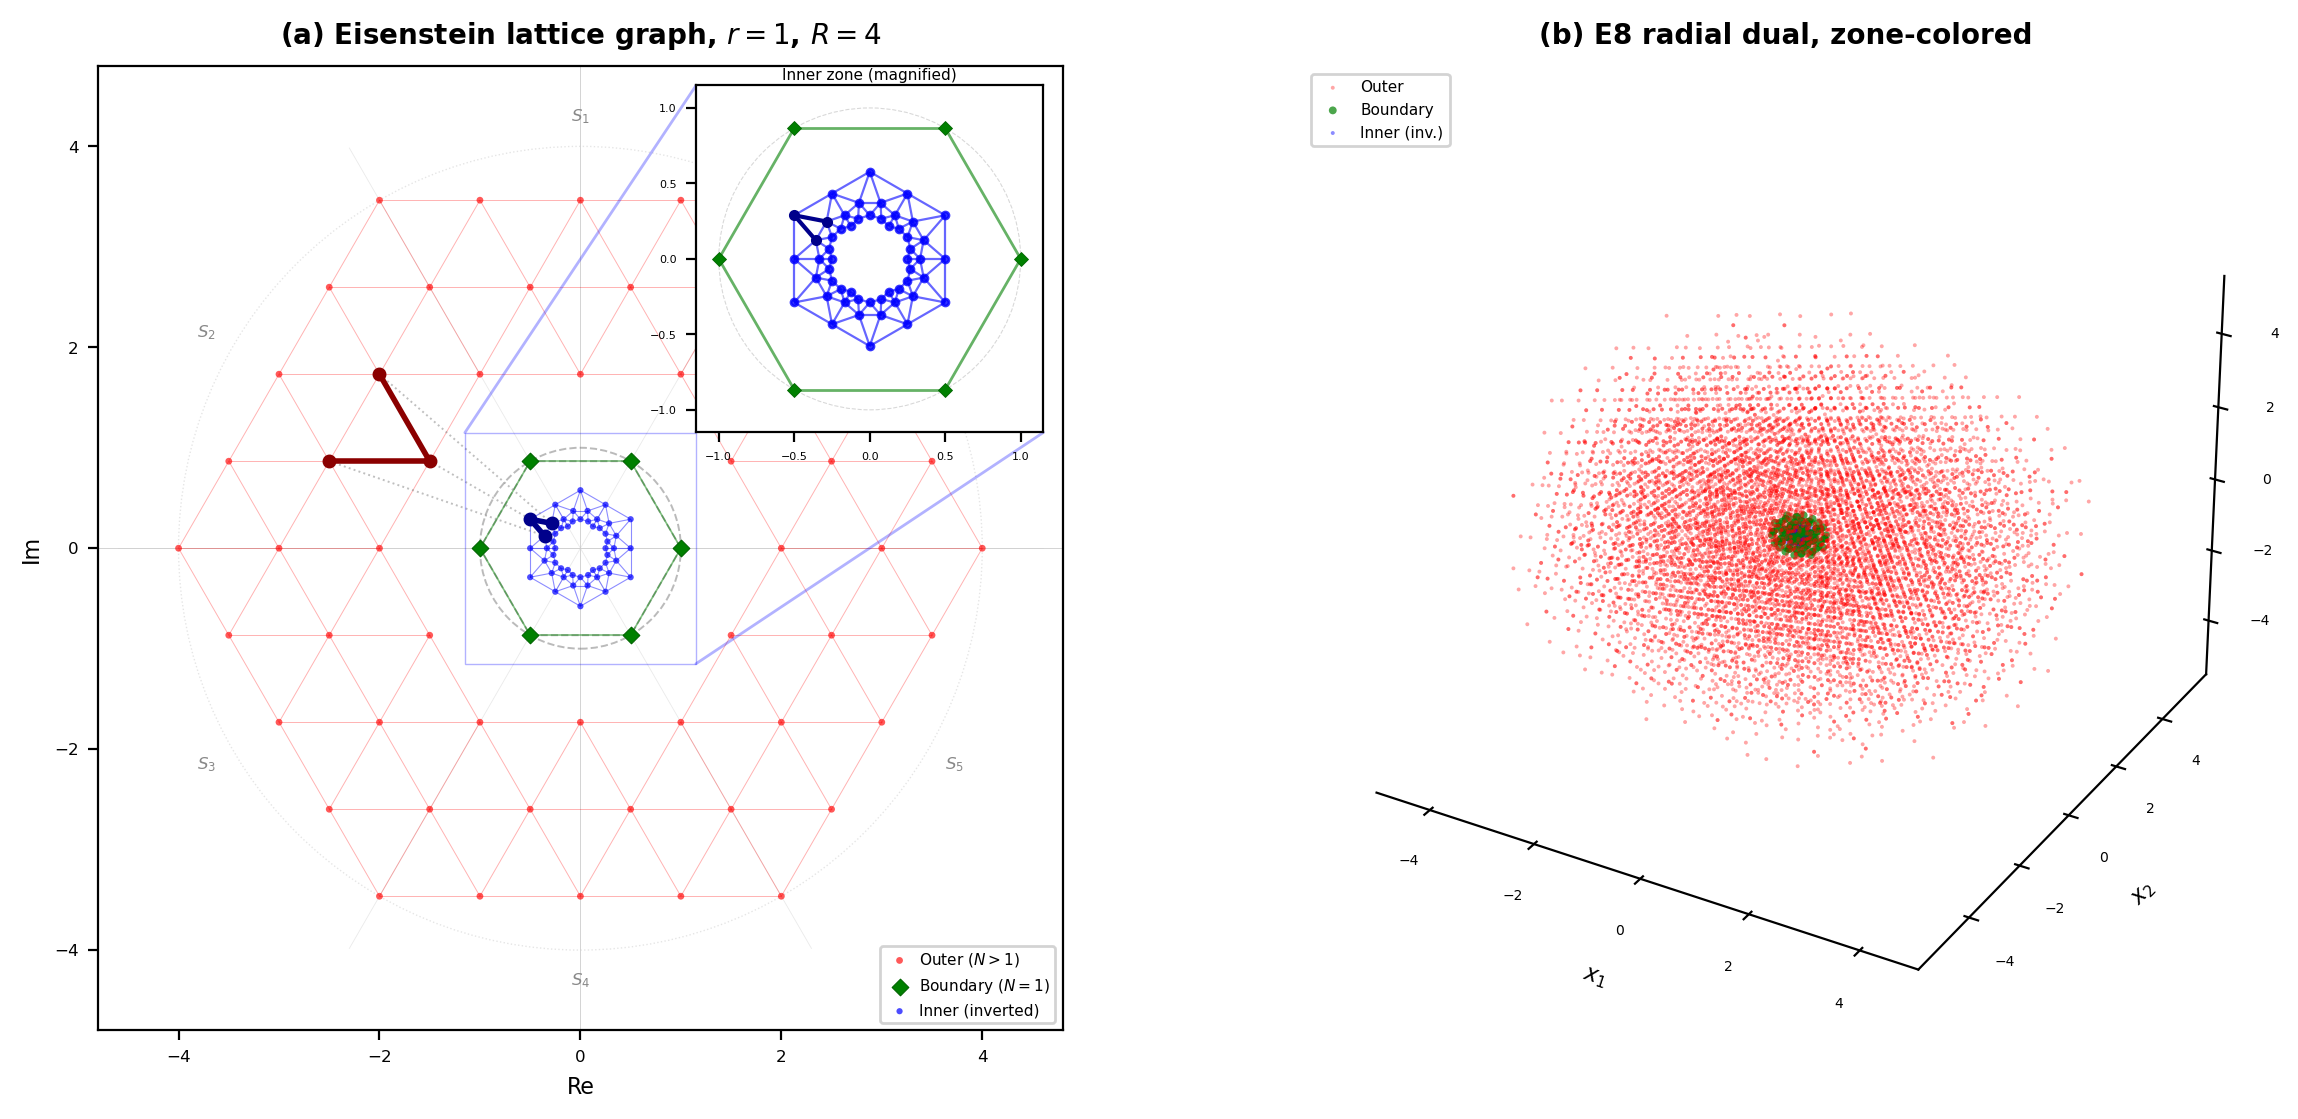

Source code (Python):
#!/usr/bin/env python3
"""
Radial Dual Lattice Graphs — 2-Panel Figure
============================================
Panel (a): 2D Eisenstein lattice with zone-colored graph edges
Panel (b): 3D E8 radial dual with zone coloring

Output: radial_dual_lattice_graphs.png / .pdf

Reference: Schmidt & Irwin (2026), Sections 2 & 5
"""

import time
import numpy as np
from itertools import product as iprod

import matplotlib
matplotlib.use('Agg')
import matplotlib.pyplot as plt
from mpl_toolkits.mplot3d import Axes3D  # noqa: F401
from matplotlib.collections import LineCollection
from matplotlib.patches import Circle
import matplotlib.gridspec as gridspec

SQRT3 = np.sqrt(3)


# ═══════════════════════════════════════════════════════════════════
# Panel (a): 2D Eisenstein Lattice Graph
# ═══════════════════════════════════════════════════════════════════

def eisenstein_xy(m, n):
    """Lattice coords (m, n) -> Cartesian (x, y) for z = m + n*omega."""
    return m - n / 2.0, n * SQRT3 / 2.0


def eisenstein_N(m, n):
    """Eisenstein norm squared: N(m + n*omega) = m^2 - m*n + n^2."""
    return m * m - m * n + n * n


# Nearest-neighbor unit differences in (m, n) space
# Full set of 6 Eisenstein units: (1,0),(-1,0),(0,1),(0,-1),(-1,-1),(1,1)
# Half set (avoids double-counting edges):
NN_HALF = [(1, 0), (0, 1), (1, 1)]


def generate_eisenstein(R=4):
    """Generate Eisenstein lattice points classified into zones.

    Returns:
        outer:    dict (m,n) -> (x,y) for 1 < N <= R^2
        boundary: dict (m,n) -> (x,y) for N = 1
        inner:    dict (m,n) -> (ix,iy) inversions of outer points
    """
    R_sq = R * R
    outer, boundary, inner = {}, {}, {}

    for m in range(-8, 9):
        for n in range(-8, 9):
            if m == 0 and n == 0:
                continue
            N = eisenstein_N(m, n)
            if N > R_sq:
                continue
            x, y = eisenstein_xy(m, n)
            if N == 1:
                boundary[(m, n)] = (x, y)
            else:  # N > 1
                outer[(m, n)] = (x, y)
                inner[(m, n)] = (x / N, y / N)  # iota(z) = z/N since r^2 = 1

    print(f"  Eisenstein: {len(boundary)} boundary, {len(outer)} outer, "
          f"{len(inner)} inner")
    return outer, boundary, inner


def zone_edges(pts):
    """Nearest-neighbor edges within a zone. Returns [(seg1), (seg2), ...]."""
    keys = set(pts)
    edges = []
    for (m, n) in keys:
        for dm, dn in NN_HALF:
            nb = (m + dm, n + dn)
            if nb in keys:
                edges.append((pts[(m, n)], pts[nb]))
    return edges


def dual_edges(outer, inner):
    """Inner-zone edges that are images of outer-zone NN edges."""
    keys = set(outer)
    edges = []
    for (m, n) in keys:
        for dm, dn in NN_HALF:
            nb = (m + dm, n + dn)
            if nb in keys:
                edges.append((inner[(m, n)], inner[nb]))
    return edges


def render_panel_a(ax, outer, boundary, inner):
    """Render 2D Eisenstein lattice with graph edges and zone coloring."""

    # ── Decorations ──────────────────────────────────────────────

    # Faint 6-fold sector wedges
    for k in range(6):
        rad = np.radians(k * 60)
        ax.plot([0, 4.6 * np.cos(rad)], [0, 4.6 * np.sin(rad)],
                color='#aaaaaa', lw=0.3, alpha=0.25, zorder=0)

    # Sector labels S_0 -- S_5 at midpoints
    for k in range(6):
        theta = np.radians(k * 60 + 30)
        ax.text(4.3 * np.cos(theta), 4.3 * np.sin(theta),
                f'$S_{k}$', fontsize=6, ha='center', va='center',
                color='#888888')

    # Dashed unit circle (|z| = r = 1)
    ax.add_patch(Circle((0, 0), 1.0, fill=False, ls='--', lw=0.7,
                         color='#777777', alpha=0.5, zorder=1))

    # Dashed unit hexagon (boundary outline)
    hx = [np.cos(np.radians(k * 60)) for k in range(7)]
    hy = [np.sin(np.radians(k * 60)) for k in range(7)]
    ax.plot(hx, hy, '--', color='#777777', lw=0.7, alpha=0.5, zorder=1)

    # Faint outer circle at R = 4
    ax.add_patch(Circle((0, 0), 4.0, fill=False, ls=':', lw=0.5,
                         color='#aaaaaa', alpha=0.3, zorder=0))

    # Faint Re / Im axes
    ax.axhline(0, color='#cccccc', lw=0.3, zorder=0)
    ax.axvline(0, color='#cccccc', lw=0.3, zorder=0)

    # ── Graph edges ──────────────────────────────────────────────

    outer_e = zone_edges(outer)
    inner_e = dual_edges(outer, inner)
    bnd_e = zone_edges(boundary)

    if outer_e:
        ax.add_collection(LineCollection(
            outer_e, colors='red', linewidths=0.35, alpha=0.3, zorder=2))
    if inner_e:
        ax.add_collection(LineCollection(
            inner_e, colors='blue', linewidths=0.4, alpha=0.45, zorder=2))
    if bnd_e:
        ax.add_collection(LineCollection(
            bnd_e, colors='green', linewidths=0.6, alpha=0.5, zorder=2))

    # ── Scatter points ───────────────────────────────────────────

    def unzip(d):
        xy = list(d.values())
        return [p[0] for p in xy], [p[1] for p in xy]

    ox, oy = unzip(outer)
    bx, by = unzip(boundary)
    ix, iy = unzip(inner)

    ax.scatter(ox, oy, c='red', s=6, zorder=4, alpha=0.65,
               edgecolors='none', label='Outer ($N > 1$)')
    ax.scatter(bx, by, c='green', s=18, zorder=5, marker='D',
               edgecolors='darkgreen', linewidths=0.4,
               label='Boundary ($N = 1$)')
    ax.scatter(ix, iy, c='blue', s=5, zorder=4, alpha=0.7,
               edgecolors='none', label='Inner (inverted)')

    # ── Twin path ────────────────────────────────────────────────
    # v1 = (m=-2, n=1) -> (-2.5, sqrt3/2),  N=7
    # v2 = (m=-1, n=1) -> (-1.5, sqrt3/2),  N=3
    # v3 = (m=-1, n=2) -> (-2.0, sqrt3),    N=7

    tp_out = [(-2.5, SQRT3 / 2), (-1.5, SQRT3 / 2), (-2.0, SQRT3)]
    tp_inn = [(-5.0 / 14, SQRT3 / 14), (-0.5, SQRT3 / 6),
              (-2.0 / 7, SQRT3 / 7)]

    # Outer path (red thick)
    for i in range(2):
        ax.plot([tp_out[i][0], tp_out[i + 1][0]],
                [tp_out[i][1], tp_out[i + 1][1]],
                color='darkred', lw=2.0, zorder=6, solid_capstyle='round')

    # Inner path (blue thick)
    for i in range(2):
        ax.plot([tp_inn[i][0], tp_inn[i + 1][0]],
                [tp_inn[i][1], tp_inn[i + 1][1]],
                color='darkblue', lw=2.0, zorder=6, solid_capstyle='round')

    # Gray dotted connectors between twin pairs
    for op, ip in zip(tp_out, tp_inn):
        ax.plot([op[0], ip[0]], [op[1], ip[1]],
                ':', color='gray', lw=0.7, alpha=0.5, zorder=3)

    # Mark twin path vertices
    for pt in tp_out:
        ax.plot(*pt, 'o', color='darkred', ms=4, zorder=7)
    for pt in tp_inn:
        ax.plot(*pt, 'o', color='darkblue', ms=4, zorder=7)

    # ── Axes styling ─────────────────────────────────────────────

    ax.set_xlim(-4.8, 4.8)
    ax.set_ylim(-4.8, 4.8)
    ax.set_aspect('equal')
    ax.legend(loc='lower right', fontsize=5.5, framealpha=0.85,
              handletextpad=0.3, borderpad=0.3)
    ax.set_title(r'(a) Eisenstein lattice graph, $r{=}1$, $R{=}4$',
                 fontsize=10, fontweight='bold', pad=8)
    ax.set_xlabel('Re', fontsize=8)
    ax.set_ylabel('Im', fontsize=8)
    ax.tick_params(labelsize=6)


def add_inner_inset(ax, outer, boundary, inner):
    """Add magnified inset of the inner zone."""
    ax_ins = ax.inset_axes([0.62, 0.62, 0.36, 0.36])

    # Inner edges
    ie = dual_edges(outer, inner)
    if ie:
        ax_ins.add_collection(LineCollection(
            ie, colors='blue', linewidths=0.8, alpha=0.6))

    # Boundary edges
    be = zone_edges(boundary)
    if be:
        ax_ins.add_collection(LineCollection(
            be, colors='green', linewidths=1.0, alpha=0.6))

    # Inner points
    for (x, y) in inner.values():
        ax_ins.plot(x, y, 'o', color='blue', ms=2.5, alpha=0.8)

    # Boundary points
    for (x, y) in boundary.values():
        ax_ins.plot(x, y, 'D', color='green', ms=3.5,
                    markeredgecolor='darkgreen', markeredgewidth=0.3)

    # Twin inner path
    tp_inn = [(-5.0 / 14, SQRT3 / 14), (-0.5, SQRT3 / 6),
              (-2.0 / 7, SQRT3 / 7)]
    for i in range(2):
        ax_ins.plot([tp_inn[i][0], tp_inn[i + 1][0]],
                    [tp_inn[i][1], tp_inn[i + 1][1]],
                    color='darkblue', lw=1.5, zorder=6)
    for pt in tp_inn:
        ax_ins.plot(*pt, 'o', color='darkblue', ms=3, zorder=7)

    # Dashed unit circle
    ax_ins.add_patch(Circle((0, 0), 1.0, fill=False, ls='--', lw=0.4,
                             color='gray', alpha=0.3))

    ax_ins.set_xlim(-1.15, 1.15)
    ax_ins.set_ylim(-1.15, 1.15)
    ax_ins.set_aspect('equal')
    ax_ins.tick_params(labelsize=4)
    ax_ins.set_title('Inner zone (magnified)', fontsize=5.5, pad=2)

    # Connect inset to main plot
    ax.indicate_inset_zoom(ax_ins, edgecolor='blue', alpha=0.3, lw=0.5)


# ═══════════════════════════════════════════════════════════════════
# Panel (b): 3D E8 Radial Dual — Zone-Colored
# ═══════════════════════════════════════════════════════════════════

Phi = (1 + np.sqrt(5)) / 2
phi = Phi - 1
phi_sq = phi ** 2

H4fold = np.array([
    [ Phi,    0,     0,     0,    phi_sq,  0,     0,     0   ],
    [  0,    phi,    1,     0,     0,    -phi,    1,     0   ],
    [  0,     1,     0,    phi,    0,      1,     0,   -phi  ],
    [  0,     0,    phi,    1,     0,      0,   -phi,    1   ],
    [phi_sq,  0,     0,     0,    Phi,     0,     0,     0   ],
    [  0,   -phi,    1,     0,     0,     phi,    1,     0   ],
    [  0,     1,     0,   -phi,    0,      1,     0,    phi  ],
    [  0,     0,   -phi,    1,     0,      0,    phi,    1   ]
])

Pi_proj = H4fold[:4, :]  # parallel space (4x8)


def generate_e8(max_norm_sq=10, coord_range=2):
    """Generate E8 lattice points (integer + half-integer sublattices)."""
    t0 = time.time()
    points = []
    r = coord_range
    coords = list(range(-r, r + 1))

    # Integer sublattice (D8): even coordinate sum
    for v in iprod(coords, repeat=8):
        v_arr = np.array(v, dtype=float)
        if np.sum(v_arr ** 2) <= max_norm_sq and sum(v) % 2 == 0:
            points.append(v_arr)

    # Half-integer sublattice
    half_coords = [x + 0.5 for x in range(-r, r)]
    for v in iprod(half_coords, repeat=8):
        v_arr = np.array(v, dtype=float)
        if np.sum(v_arr ** 2) <= max_norm_sq and round(sum(v)) % 2 == 0:
            points.append(v_arr)

    pts = np.array(points)
    print(f"  E8: {len(pts)} points (max N={max_norm_sq}) [{time.time()-t0:.1f}s]")
    return pts


def slice_4d_to_3d(pts_4d, slab=0.5):
    """FIG hyperplane slice: 4D -> 3D."""
    eta = np.array([1, -1, 1, 1]) / 2.0
    eta /= np.linalg.norm(eta)

    # Orthonormal complement basis for the 3D hyperplane
    basis = []
    for e in np.eye(4):
        v = e - np.dot(e, eta) * eta
        for b in basis:
            v -= np.dot(v, b) * b
        nrm = np.linalg.norm(v)
        if nrm > 1e-10:
            basis.append(v / nrm)
        if len(basis) == 3:
            break
    basis = np.array(basis)

    heights = pts_4d @ eta
    mask = np.abs(heights) < slab
    return (pts_4d[mask] @ basis.T), mask


def render_panel_b(ax):
    """Render E8 radial dual with zone coloring in 3D."""
    print("\n[Panel B] E8 radial dual...")
    lat8 = generate_e8(max_norm_sq=10, coord_range=2)

    # Project to 4D
    print("  Projecting to 4D...")
    p4 = (Pi_proj @ lat8.T).T
    n4 = np.linalg.norm(p4, axis=1)

    # Remove origin
    nz = n4 > 1e-10
    p4, n4 = p4[nz], n4[nz]

    # Zone classification
    r_bnd = n4.min()
    r_sq = r_bnd ** 2
    tol = 1e-6

    m_bnd = np.abs(n4 - r_bnd) < tol
    m_out = n4 > r_bnd + tol

    pts_bnd = p4[m_bnd]
    pts_out = p4[m_out]
    pts_inn = pts_out * (r_sq / (np.linalg.norm(pts_out, axis=1) ** 2)[:, None])

    print(f"  Zones: {len(pts_bnd)} boundary, {len(pts_out)} outer")
    print(f"  r = {r_bnd:.6f}")

    # Slice each zone to 3D independently
    print("  Slicing to 3D...")
    b3, _ = slice_4d_to_3d(pts_bnd)
    o3, _ = slice_4d_to_3d(pts_out)
    i3, _ = slice_4d_to_3d(pts_inn)

    print(f"  3D: {len(b3)} bnd, {len(o3)} out, {len(i3)} inn")

    # Scatter plot with zone colors
    if len(o3):
        ax.scatter(o3[:, 0], o3[:, 1], o3[:, 2],
                   c='red', s=2, alpha=0.35, label='Outer',
                   rasterized=True, edgecolors='none')
    if len(b3):
        ax.scatter(b3[:, 0], b3[:, 1], b3[:, 2],
                   c='green', s=8, alpha=0.7, label='Boundary',
                   rasterized=True, edgecolors='none')
    if len(i3):
        ax.scatter(i3[:, 0], i3[:, 1], i3[:, 2],
                   c='blue', s=2, alpha=0.45, label='Inner (inv.)',
                   rasterized=True, edgecolors='none')

    ax.legend(loc='upper left', fontsize=5.5, framealpha=0.85)
    ax.set_title('(b) E8 radial dual, zone-colored',
                 fontsize=10, fontweight='bold', pad=8)
    ax.set_xlabel('$x_1$', fontsize=8)
    ax.set_ylabel('$x_2$', fontsize=8)
    ax.set_zlabel('$x_3$', fontsize=8)
    ax.tick_params(labelsize=5)

    # Clean panes
    for pane in [ax.xaxis.pane, ax.yaxis.pane, ax.zaxis.pane]:
        pane.fill = False
        pane.set_edgecolor('w')
    ax.grid(False)


# ═══════════════════════════════════════════════════════════════════
# Main
# ═══════════════════════════════════════════════════════════════════

def main():
    t0 = time.time()
    print("=" * 60)
    print("RADIAL DUAL LATTICE GRAPHS \u2014 2-Panel Figure")
    print("=" * 60)

    fig = plt.figure(figsize=(14, 6.5))
    gs = gridspec.GridSpec(1, 2, width_ratios=[1, 1], wspace=0.25)

    # Panel (a): 2D Eisenstein
    print("\n[Panel A] Eisenstein lattice graph...")
    outer, boundary, inner = generate_eisenstein()
    ax_a = fig.add_subplot(gs[0])
    render_panel_a(ax_a, outer, boundary, inner)
    add_inner_inset(ax_a, outer, boundary, inner)

    # Panel (b): 3D E8
    ax_b = fig.add_subplot(gs[1], projection='3d')
    render_panel_b(ax_b)

    fig.savefig('radial_dual_lattice_graphs.png', dpi=200, bbox_inches='tight')
    fig.savefig('radial_dual_lattice_graphs.pdf', bbox_inches='tight')
    plt.close(fig)

    print(f"\nSaved: radial_dual_lattice_graphs.png / .pdf")
    print(f"Total: {time.time() - t0:.1f}s")
    print("=" * 60)


if __name__ == '__main__':
    main()
